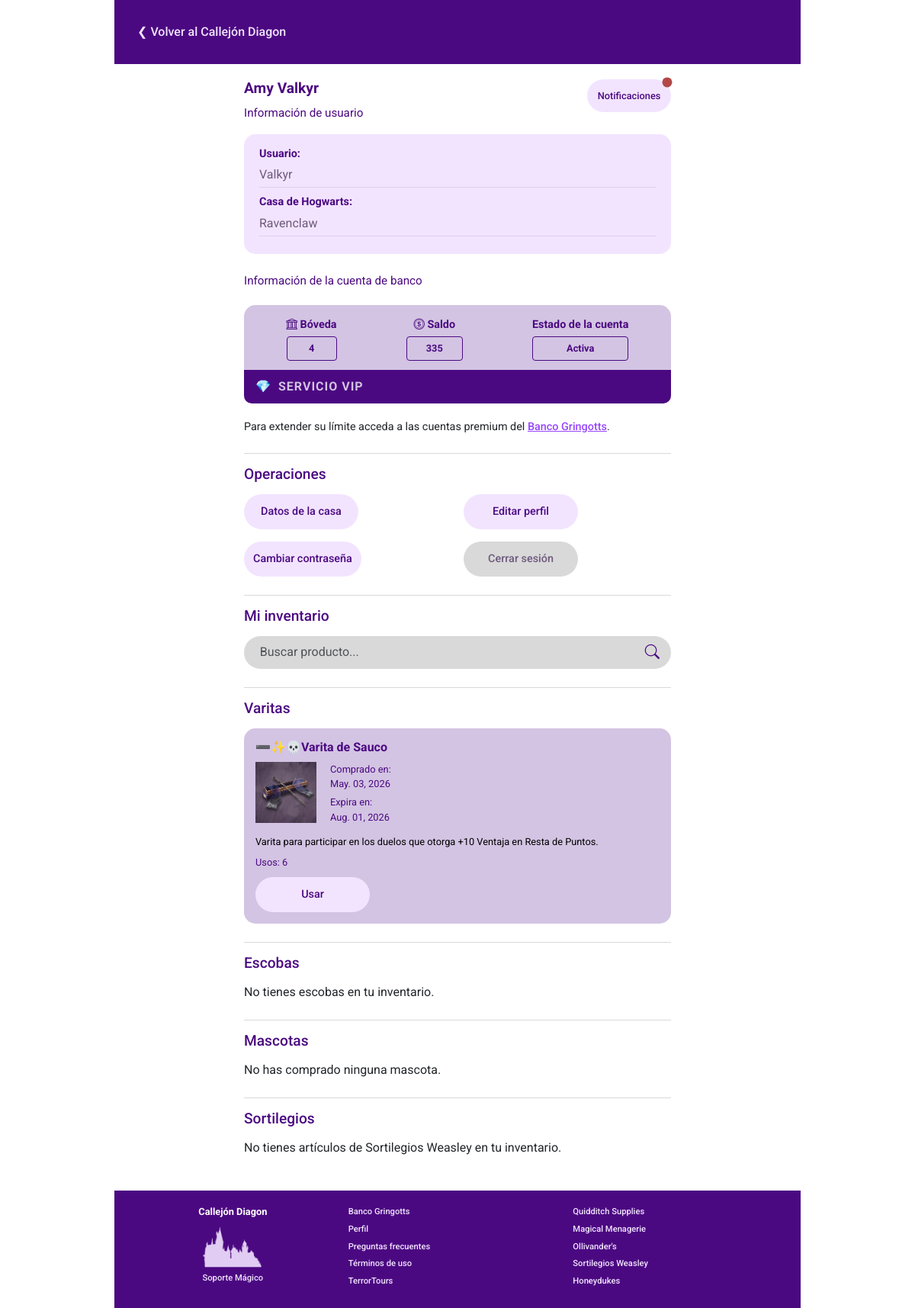
The page /users/profile/ (signed in) on the database its author committed.
### apps/users/models.py (models this page shows, shortened)
class CustomUser(AbstractUser):
    id = models.PositiveIntegerField(primary_key=True, unique=True)
    first_name = None
    last_name = None
    ROLE_CHOICES = [
        ('admin', 'Administrador'),
        ('student', 'Estudiante'),
        ('banker', 'Banquero'),
        ('shopkeeper', 'Dependiente'),
    ]
    role = models.CharField(choices=ROLE_CHOICES, default='student')
    username = models.CharField(
        max_length=100,
        unique=True
    )
    full_name = models.CharField(max_length=150, unique=True)
    HOUSE_CHOICES = [
        ('gryffindor', 'Gryffindor'),
        ('hufflepuff', 'Hufflepuff'),
        ('ravenclaw', 'Ravenclaw'),
        ('slytherin', 'Slytherin'),
    ]
    house = models.CharField(null=True, blank=True, choices=HOUSE_CHOICES)

### apps/bank/models.py (models this page shows)
class BankAccount(models.Model):
    user = models.OneToOneField(
        CustomUser,
        on_delete=models.CASCADE,
        limit_choices_to={'role': 'student'},
        related_name='bank_account',
        primary_key=True
    )
    balance = models.IntegerField(default=20)
    last_pur_date = models.DateField(null=True, blank=True)
    is_frozen = models.BooleanField(default=False)
    frozen_date = models.DateField(null=True, blank=True)
    ACCOUNT_TYPES = [
        ('standard', 'Standard'),
        ('premium', 'Premium'),
        ('vip', 'VIP'),
    ]
    account_type = models.CharField(choices=ACCOUNT_TYPES, default='standard')
    created_at = models.DateField(auto_now_add=True)
    upgraded_at = models.DateField(null=True, blank=True)
    duration_days = models.PositiveIntegerField(null=True, blank=True)
    weekly_transactions_left = models.PositiveIntegerField(default=1)
    last_trans_date = models.DateField(null=True, blank=True)
    @property
    def current_limit(self):
        if self.account_type == 'vip':
            return None
        return {
            'standard': 200,
            'premium': 400,
        }.get(self.account_type, 200)
    @property
    def premium_ex_date(self):
        if self.account_type == 'premium' and self.upgraded_at and self.duration_days:
            return self.upgraded_at + timedelta(days=self.duration_days)
        return None

### apps/stores/models.py (models this page shows, shortened)
class InventoryItem(models.Model):
    user = models.ForeignKey(
        User, on_delete=models.CASCADE, related_name='inventory_items')
    product = models.ForeignKey(
        'Product', on_delete=models.CASCADE, related_name='inventory_items')
    store = models.ForeignKey(
        'Store', on_delete=models.CASCADE, related_name='inventory_items')
    uses = models.PositiveIntegerField(null=True, blank=True)
    pur_date = models.DateField(auto_now_add=True)
    @property
    def ex_date(self):
        if self.product.duration_days:
            return self.pur_date + timedelta(days=self.product.duration_days)
        return None
    @property
    def is_near_ex(self):
        if not self.ex_date:
            return False
        today = timezone.now().date()
        delta_days = (self.ex_date - today).days
        return 0 <= delta_days <= 3

class Product(models.Model):
    name = models.CharField(max_length=130)
    description = models.TextField()
    price = models.PositiveIntegerField()
    store = models.ForeignKey(
        Store, on_delete=models.CASCADE, related_name='products'
    )
    PRODUCT_TYPES = [
        ('broom', 'Escoba'),
        ('pet', 'Mascota'),
        ('wand', 'Varita'),
        ('wheezes', 'Sortilegios'),
        ('misc', 'Miscelaneos'),
    ]
    product_type = models.CharField(max_length=20, choices=PRODUCT_TYPES, default='misc')
    duration_days = models.PositiveIntegerField(blank=True, null=True)
    uses = models.PositiveIntegerField(null=True, blank=True)
    stackable = models.BooleanField(default=False)
    @property
    def image_url(self):
        return static(f"imgs/products/{self.id}.png")

### apps/users/views.py (the view, shortened to what this page needs)
# urls.py: path('profile/', views.profile_view, name='profile'),
@login_required
def profile_view(request):
    user = request.user
    bank_account = get_object_or_404(BankAccount, user_id=user.id)
    notifications = Notification.objects.filter(user=user, read=False).exists()
    wands = InventoryItem.objects.select_related('product').filter(
        user_id=user.id, product__product_type='wand')
    brooms = InventoryItem.objects.select_related('product').filter(
        user_id=user.id, product__product_type='broom')
    pets = InventoryItem.objects.select_related('product').filter(
        user_id=user.id, product__product_type='pet')
    wheezes = InventoryItem.objects.select_related('product').filter(
        user_id=user.id, product__product_type='wheezes')
    query = request.GET.get("q")
    if query:
        wands = wands.filter(product__name__icontains=query)
        brooms = brooms.filter(product__name__icontains=query)
        pets = pets.filter(product__name__icontains=query)
        wheezes = wheezes.filter(product__name__icontains=query)
    usage_message = None
    pending_loans = Loan.objects.filter(
        user=user, approved=True, state='pending').exists()
    context = {
        'user': user,
        'account': bank_account,
        'notifications': notifications,
        'wands': wands,
        'brooms': brooms,
        'pets': pets,
        'wheezes': wheezes,
        'query': query,
        'usage_message': usage_message,
        'pending_loans': pending_loans,
    }
    return render(request, 'profile/profile.html', context)

### apps/users/templates/profile/profile.html (shortened to what this page needs)
{% extends 'base.html' %}
{% load static %}
{% block head %}
<link rel="stylesheet" href="{% static 'css/profile.css' %}">
{% endblock %}
{% block body %}
{% include "components/nav.html" with url_link='home' url_name="Callejón Diagon" %}
<main class="profile-container">
    <div class="d-flex justify-content-between align-items-start mb-3">
        <div class="user-header">
            <h2 class="main-title">{{ user.full_name }}</h2>
            <p class="subtitle">Información de usuario</p>
        </div>
        <button type="button" class="btn btn-primary btn-not position-relative" data-bs-toggle="modal"
            data-bs-target="#notificationsModal">
            Notificaciones
            {% if notifications %}
            <span class="nots">
            </span>
            {% endif %}
        </button>
    </div>
    <section class="info-card-purple mb-4">
        <div class="info-row">
            <span class="label">Usuario:</span> <span class="value">{{ user.username }}</span>
        </div>
        <div class="info-row">
            <span class="label">Casa de Hogwarts:</span> <span class="value">{{ user.house|title }}</span>
        </div>
    </section>
    <section class="bank-section mb-4">
        <p class="subtitle">Información de la cuenta de banco</p>
        {% include "components/account_card.html" %}
        <div class="bank-info">
            <p class="limit-subtext">Para extender su límite acceda a las cuentas premium del
                <a href="{% url 'bank' %}" class="dark-link">Banco Gringotts</a>.
            </p>
        </div>
    </section>
    <section class="mb-4">
        <h3 class="section-title-purple">Operaciones</h3>
        <div class="row g-3">
            <div class="col-6">
                <button type="button" class="btn btn-primary" data-bs-toggle="modal" data-bs-target="#houseStatsModal">
                    Datos de la casa
                </button>
            </div>
            <div class="col-6"><a href="{% url 'edit_profile' %}" class="btn btn-primary">Editar perfil</a></div>
            <div class="col-6"><a href="{% url 'update_password' %}" class="btn btn-primary">Cambiar
                    contraseña</a></div>
            <div class="col-6">
                <form method="POST" action="{% url 'logout' %}">
                    <button type="button" class="btn btn-secondary" data-message="¿Seguro de que deseas cerrar sesión?"
                        onclick="showConfirm(this)">Cerrar
                        sesión</button>
                </form>
            </div>
        </div>
    </section>
    <section class="inventory-section" id="inventory">
        <h3 class="section-title-purple">Mi inventario</h3>
        <form method="GET" class="search-container mb-4" action="{% url 'profile' %}#inventory">
            <input type="text" name="q" value="{{ query|default_if_none:'' }}"
                class="form-control search-input form-input" placeholder="Buscar producto...">
            <button type="submit" class="search-button">
                <i class="bi bi-search"></i>
            </button>
        </form>
        {% if not wands and not brooms and not pets and not wheezes %}
        <p>No tienes artículos en tu inventario{% if query %} que coincidan con "{{ query }}"{% endif %}.</p>
        {% else %}
        <div class="category-block mb-4">
            <h4 class="category-title">Varitas</h4>
            <div class="inventory-grid d-flex flex-wrap gap-3">
                {% for item in wands %}
                {% include "profile/inventory_section.html" with item=item %}
                {% empty %}
                <p class="empty-text">No tienes varitas en tu inventario{% if query %} que coincidan con "{{ query }}"
                    {%endif %}.</p>
                {% endfor %}
            </div>
        </div>
        <div class="category-block mb-4">
            <h4 class="category-title">Escobas</h4>
            <div class="inventory-grid d-flex flex-wrap gap-3">
                {% for item in brooms %}
                {% include "profile/inventory_section.html" with item=item %}
                {% empty %}
                <p class="empty-text">No tienes escobas en tu inventario.</p>
                {% endfor %}
            </div>
        </div>
        <div class="category-block mb-4">
            <h4 class="category-title">Mascotas</h4>
            <div class="inventory-grid d-flex flex-wrap gap-3">
                {% for item in pets %}
                {% include "profile/inventory_section.html" with item=item %}
                {% empty %}
                <p class="empty-text">No has comprado ninguna mascota.
                </p>
                {% endfor %}
            </div>
        </div>
        <div class="category-block mb-4">
            <h4 class="category-title">Sortilegios</h4>
            <div class="inventory-grid d-flex flex-wrap gap-3">
                {% for item in wheezes %}
                {% include "profile/inventory_section.html" with item=item %}
                {% empty %}
                <p class="empty-text">No tienes artículos de Sortilegios Weasley en tu inventario.
                </p>
                {% endfor %}
            </div>
        </div>
        {% endif %}
    </section>
</main>
{% endblock %}
{% block footer %}
{% include "components/footer.html" %}
{% endblock %}

### templates/components/account_card.html (shortened to what this page needs)
<div class="account-card {% if account.is_frozen %}frozen{% endif %}">
    <div class="card-grid">
        <div class="card-item">
            <span class="label"><i class="bi bi-bank"></i> Bóveda</span>
            <div class="value-box">{{ account.pk }}</div>
        </div>
        <div class="card-item">
            <span class="label"><i class="bi bi-coin"></i> Saldo</span>
            <div class="value-box">{{ account.balance }}</div>
        </div>
        <div class="card-item">
            <span class="label">Estado de la cuenta</span>
            <div class="value-box status-text">
                {% if account.is_frozen %}Congelada{% else %}Activa{% endif %}
            </div>
        </div>
    </div>
    {% if account.premium_ex_date %}
    <div class="premium-badge">
        <div class="premium-content">
            <span class="crown-icon">👑</span>
            <span class="premium-text">SERVICIO PREMIUM</span>
        </div>
        <div class="premium-date">
            Vence: <br> {{ account.premium_ex_date|date:"d/m/y" }}
        </div>
    </div>
    {% elif account.account_type == 'vip' %}
    <div class="premium-badge">
        <div class="premium-content">
            <span class="crown-icon">💎</span>
            <span class="premium-text">SERVICIO VIP</span>
        </div>
    </div>
    {% endif %}
</div>

### apps/users/templates/profile/inventory_section.html (shortened to what this page needs)
<div class="inventory-card">
    <div class="card-content">
        <h5 class="item-name">{{ item.product.name }}</h5>
        <div class="d-flex gap-2">
            <div class="item-image-placeholder">
                <img src="{{ item.product.image_url }}" alt="Imagen de {{item.product.name}}" />
            </div>
            <div class="item-details">
                <p>Comprado en: <br><span>{{ item.pur_date|date:"M. d, Y" }}</span></p>
                {% if item.ex_date %}
                <p>Expira en: <br>
                    <span class="{% if item.is_near_ex %}text-warning{% endif %}">
                        {{ item.ex_date|date:"M. d, Y"}}
                    </span>
                </p>
                {% endif %}
            </div>
        </div>
        <p class="item-desc">{{ item.product.description }}</p>
        {% if item.uses %}
        <p class="item-uses">Usos: {{ item.uses }}</p>
        <form method="POST" class="mt-auto">
            <button type="button" class="btn btn-primary" data-title="Confirmación de uso"
                data-message="¿Deseas usar el producto {{ item.product.name }} (Esta acción es irreversible)?"
                onclick="showConfirm(this)">
                Usar
            </button>
        </form>
        {% endif %}
    </div>
</div>

### rows shown on the page
CustomUser: full_name "Amy Valkyr", username "Valkyr", house "Ravenclaw"
BankAccount: pk "4", balance "335"
InventoryItem: product.name "➖✨💀Varita de Sauco", pur_date "May. 03, 2026", ex_date "Aug. 01, 2026", product.description "Varita para participar en los duelos que otorga +10 Ventaja en Resta de Puntos.", uses "6"

### other values the page prints
{{ url_name }} "Callejón Diagon"
